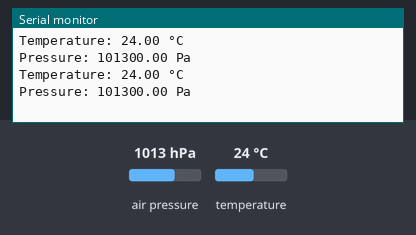
The sketch below on a simulated Arduino Uno, built with avr-gcc and run on an emulated ATmega328P. On the bench: the last lines printed to the serial monitor. Inputs (shaded band) come from the test bench; at power-on: air pressure 1013 hPa, temperature 24 °C.

Above: at 1.2 s.
1.3 s: air pressure set to 952 hPa
At 2.6 s:
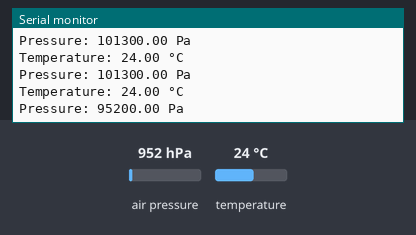
2.8 s: temperature set to 12 °C
At 3.5 s:
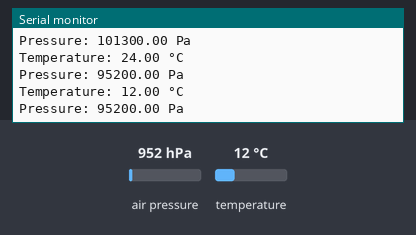
4.3 s: air pressure set to 975 hPa
At 5.9 s:
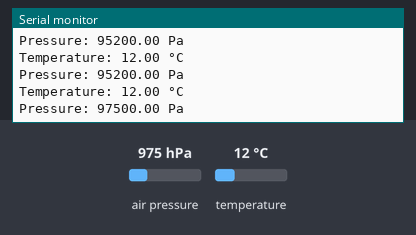
Timing chart, 0 to 7.4 s (numbered marks = the images above; inputs shaded):
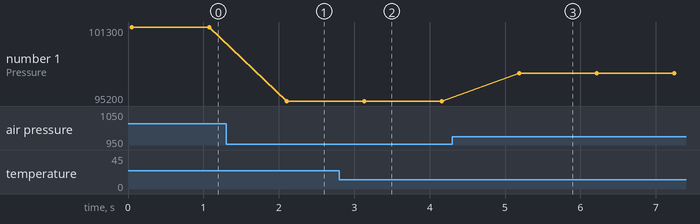

The sketch:

BMP180.ino
```cpp
#include <Wire.h>
#include <Adafruit_Sensor.h>
#include <Adafruit_BMP085_U.h>

Adafruit_BMP085_Unified bmp;

void setup() {
  Serial.begin(9600);
  if (!bmp.begin()) {
    Serial.println("Could not find a valid BMP085 sensor, check wiring!");
    while (1) {}
  }
}

void loop() {
  sensors_event_t event;
  bmp.getEvent(&event);

  float temperature;
  bmp.getTemperature(&temperature);

  float pressure;
  bmp.getPressure(&pressure);

  Serial.print("Temperature: ");
  Serial.print(temperature);
  Serial.println(" °C");

  Serial.print("Pressure: ");
  Serial.print(pressure);
  Serial.println(" Pa");

  delay(1000);
}
```

Measured:
- after the input at 1.3 s, the serial monitor: prints a new line after 0.81 s (image 1)
- after the input at 2.8 s, the serial monitor: prints a new line after 0.31 s (image 2)
- after the input at 4.3 s, the serial monitor: prints a new line after 0.89 s (image 3)
- plotted number 1: 101300 → 95200 after the input at 1.3 s, 95200 → 97500 after the input at 4.3 s
